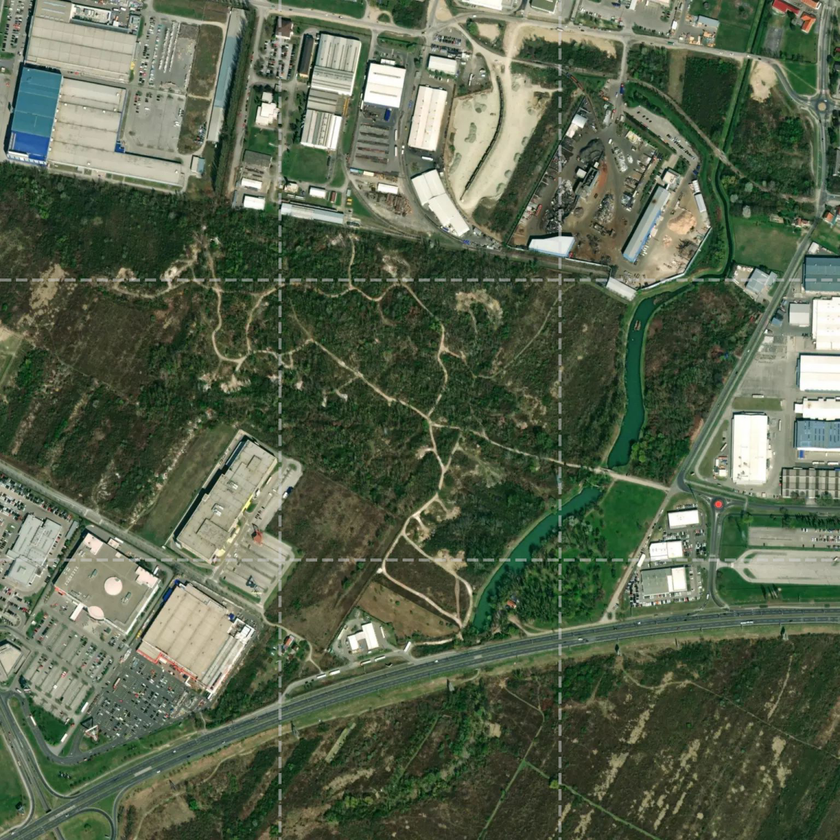
#> input picture utils/res/Train3_Zagreb_150m_80fov_90deg_0016_grid.png, 840 x 840 px, shrunk from 1152 x 1152 before the run
$ python plot_sat_pics.py
#> lines starting #> are read from the running program, lines starting #| are printed output that depends on the picture
#! /usr/bin/env python3
import matplotlib.pyplot as plt
import matplotlib.image as mpimg


def main():
    satellite_pics = {
        "Zagreb, gozdna površina": "./res/Train3_Zagreb_150m_80fov_90deg_0016_grid.png",
        "Ljubljana, jedro mesta": "./res/Test1_Ljubljana_150m_80fov_90deg_0023_grid.png",
        "Benetke, mesto na morju": "./res/Train10_Venice_150m_80fov_90deg_0018_grid.png",
        "Pordenone, travnata površina": "./res/Train8_Pordenone_150m_80fov_90deg_0138_grid.png",
        "Szombathely, industrija": "./res/Train9_Szombathely_150m_80fov_90deg_0194_grid.png",
        "Pula, mesto ob morju": "./res/Train7_Pula_150m_80fov_90deg_0101_grid.png",
        "Udine, primer pokopališča": "./res/Train6_Udine_150m_80fov_90deg_0197_grid.png",
        "Gradec, kmetijske površine": "./res/Train4_Graz_150m_80fov_90deg_0218_grid.png",
    }

    for grid_idx in range(2):
        fig, axs = plt.subplots(2, 2, figsize=(16, 16))

        for idx, (title, path) in enumerate(
            list(satellite_pics.items())[grid_idx * 4 : (grid_idx + 1) * 4]
        ):
            ax = axs[idx // 2, idx % 2]
            img = mpimg.imread(path)
#> img is the input picture: shape (840, 840, 4) float32; mean R, G, B, A 0.343, 0.389, 0.299, 1
            ax.imshow(img)
            ax.set_title(title, fontsize=16)
            ax.axis("off")

        plt.tight_layout()
        plt.savefig(f"./res/corresponding_sat_examples_grid{grid_idx+1}.png")
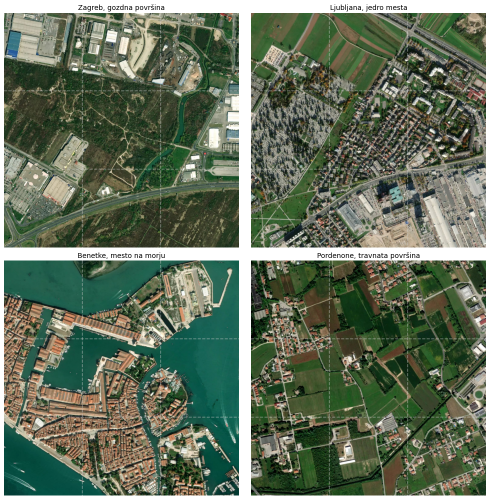
#> figure drawn by matplotlib, 4 panels


if __name__ == "__main__":
#> (the run stopped early here; a loop or call above may not have finished)
